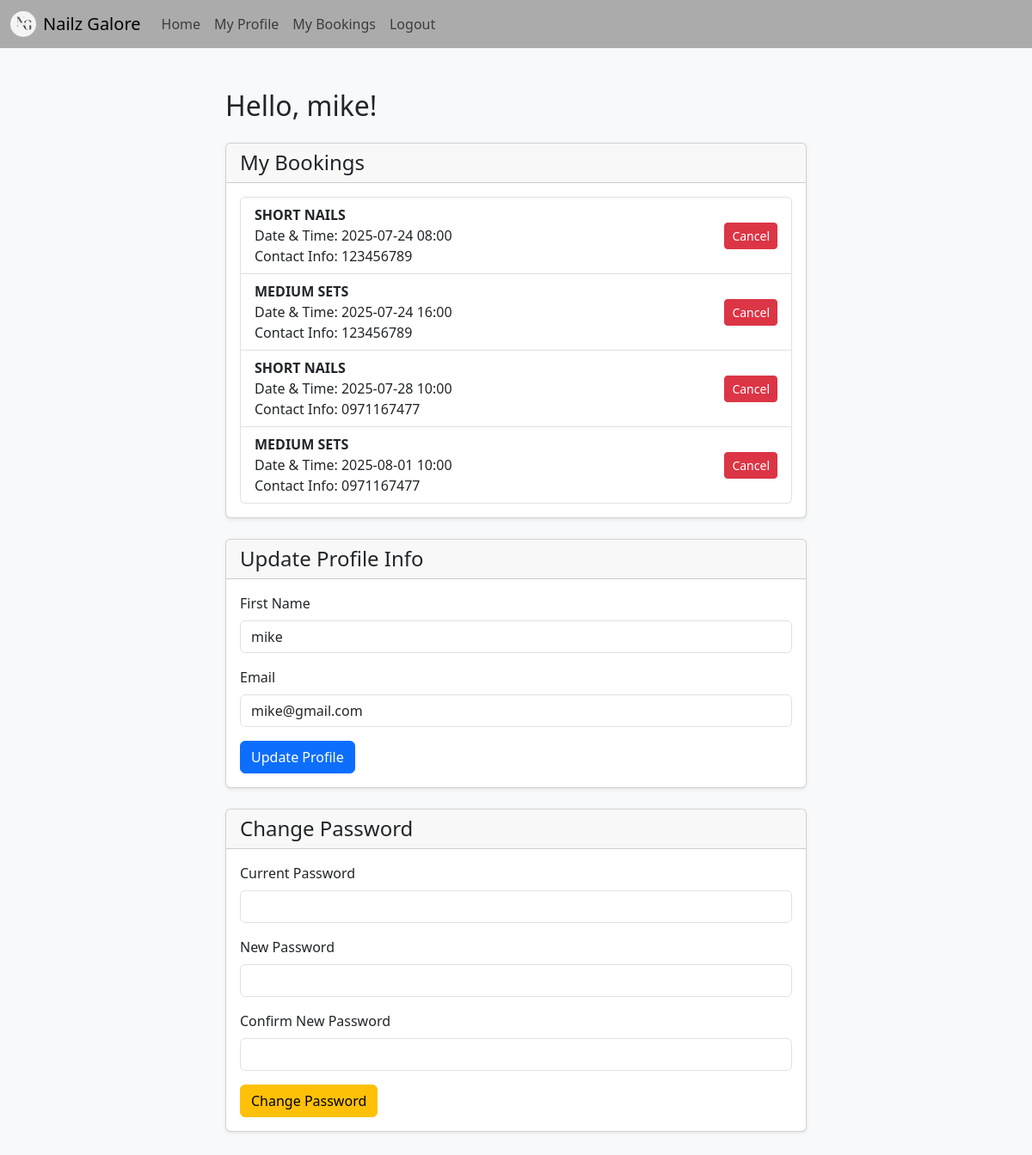
The page /profile (signed in) on the database its author committed.
### Nailtech_website/models.py (models this page shows)
class User(db.Model, UserMixin):
    id = db.Column(db.Integer, primary_key=True)
    email = db.Column(db.String(150), unique=True)
    password = db.Column(db.String(150))
    firstName = db.Column(db.String(150))
    bookings = db.relationship('Booking', backref='user')

class Booking(db.Model):
    id = db.Column(db.Integer, primary_key=True)
    user_id = db.Column(db.Integer, db.ForeignKey('user.id'))
    service_id = db.Column(db.Integer, db.ForeignKey('service.id'))
    date_time = db.Column(db.DateTime, nullable=False)
    contact_info = db.Column(db.String(150))

class Service(db.Model):
    id = db.Column(db.Integer, primary_key=True)
    name = db.Column(db.String(150), nullable=False)
    description = db.Column(db.String(1000))
    price = db.Column(db.Float, nullable=False)
    image_url = db.Column(db.String(300))  # Store image path or URL
    bookings = db.relationship('Booking', backref='service', cascade="all, delete-orphan")
    working_hours = db.relationship('WorkingHours', backref='service', cascade="all, delete-orphan")

### Nailtech_website/views.py (the view)
@views.route('/profile', methods=['GET'])
@login_required
def profile():
    bookings = Booking.query.filter_by(user_id=current_user.id).order_by(Booking.date_time.asc()).all()
    return render_template('profile.html', user=current_user, bookings=bookings)

### Nailtech_website/__init__.py (called while the page is built)
def create_app():
    app = Flask(__name__)
    app.config['SECRET_KEY'] = 'snjgndfigninfjigisg'
    app.config['SQLALCHEMY_DATABASE_URI'] = f'sqlite:///{DB_NAME}'
    db.init_app(app)
    @app.context_processor
    def inject_user():
        return dict(user=current_user)
    from .views import views
    app.register_blueprint(views, url_prefix='/')
    from .auth import auth
    app.register_blueprint(auth, url_prefix='/')
    from .models import User, Service, Booking
    create_database(app)
    login_manager = LoginManager()
    login_manager.login_view = 'auth.login'
    login_manager.init_app(app)
    @login_manager.user_loader
    def load_user(id):
        return User.query.get(int(id))
    return app

### Nailtech_website/templates/profile.html (shortened to what this page needs)
{% extends "base.html" %}
{% block content %}
<div class="container my-5" style="max-width: 700px;">
  <h2 class="mb-4">Hello, {{ user.firstName }}!</h2>
  {% if current_user.email != 'admin@example.com' %}
  <div class="card mb-4 shadow-sm">
    <div class="card-header">
      <h4 class="mb-0">My Bookings</h4>
    </div>
    <div class="card-body">
      {% if bookings %}
      <ul class="list-group">
        {% for booking in bookings %}
        <li class="list-group-item d-flex justify-content-between align-items-center">
          <div>
            <strong>{{ booking.service.name }}</strong><br>
            Date & Time: {{ booking.date_time.strftime('%Y-%m-%d %H:%M') }}<br>
            Contact Info: {{ booking.contact_info }}
          </div>
          <form method="POST" action="{{ url_for('views.cancel_booking', booking_id=booking.id) }}" style="display:inline;">
            <button class="btn btn-danger btn-sm" onclick="return confirm('Cancel this booking?')">Cancel</button>
          </form>
        </li>
        {% endfor %}
      </ul>
      {% else %}
      <p class="text-muted mb-0">You have no bookings yet.</p>
      {% endif %}
    </div>
  </div>
  {% endif %}
  <div class="card mb-4 shadow-sm">
    <div class="card-header">
      <h4 class="mb-0">Update Profile Info</h4>
    </div>
    <div class="card-body">
      <form method="POST" action="{{ url_for('views.update_profile') }}">
        <div class="mb-3">
          <label for="firstName" class="form-label">First Name</label>
          <input type="text" class="form-control" name="firstName" id="firstName" value="{{ user.firstName }}" required minlength="2">
        </div>
        <div class="mb-3">
          <label for="email" class="form-label">Email</label>
          <input type="email" class="form-control" name="email" id="email" value="{{ user.email }}" required>
        </div>
        <button type="submit" class="btn btn-primary">Update Profile</button>
      </form>
    </div>
  </div>
  <div class="card shadow-sm">
    <div class="card-header">
      <h4 class="mb-0">Change Password</h4>
    </div>
    <div class="card-body">
      <form method="POST" action="{{ url_for('views.change_password') }}">
        <div class="mb-3">
          <label for="current_password" class="form-label">Current Password</label>
          <input type="password" class="form-control" name="current_password" id="current_password" required minlength="7">
        </div>
        <div class="mb-3">
          <label for="new_password" class="form-label">New Password</label>
          <input type="password" class="form-control" name="new_password" id="new_password" required minlength="7">
        </div>
        <div class="mb-3">
          <label for="confirm_password" class="form-label">Confirm New Password</label>
          <input type="password" class="form-control" name="confirm_password" id="confirm_password" required minlength="7">
        </div>
        <button type="submit" class="btn btn-warning">Change Password</button>
      </form>
    </div>
  </div>
</div>
{% endblock %}

### rows shown on the page
User: firstName "mike", email "mike@gmail.com"
Booking: service.name "SHORT NAILS", date_time "2025-07-24 08:00", contact_info "123456789"
Booking: service.name "MEDIUM SETS", date_time "2025-07-24 16:00", contact_info "123456789"
Booking: service.name "SHORT NAILS", date_time "2025-07-28 10:00", contact_info "0971167477"
Booking: service.name "MEDIUM SETS", date_time "2025-08-01 10:00", contact_info "0971167477"
